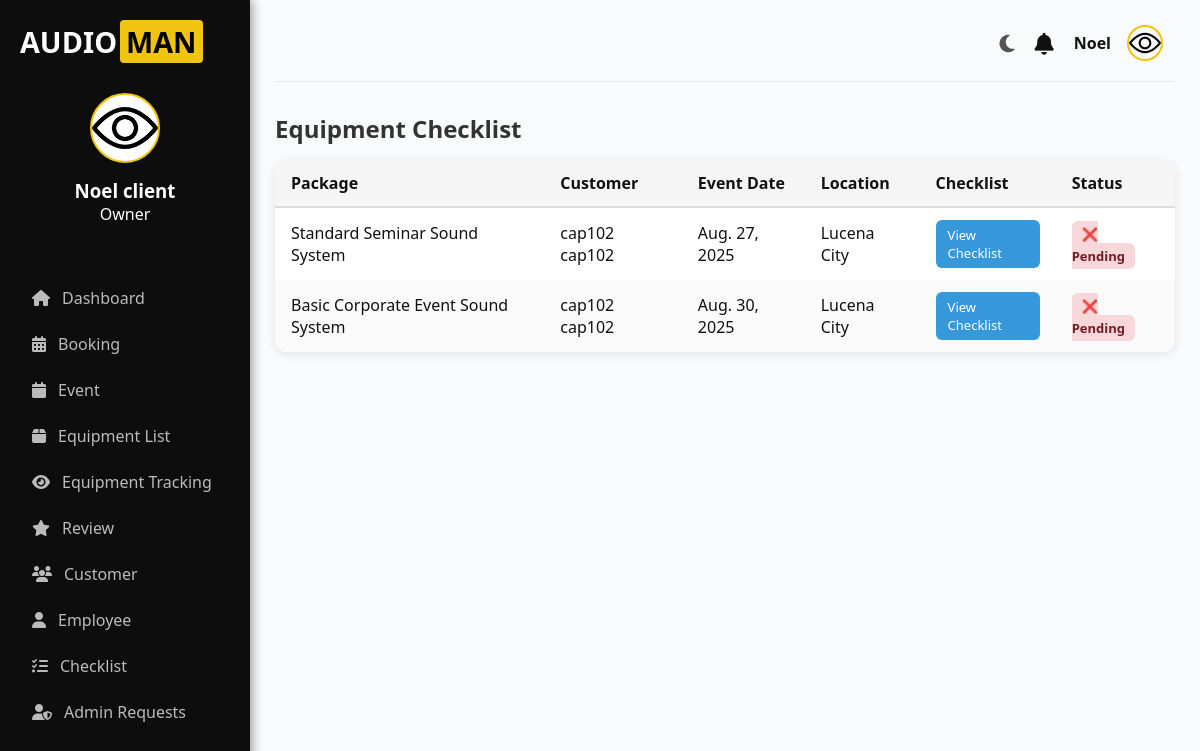
The page /accounts/checklist/ (signed in) on the database as committed earlier.
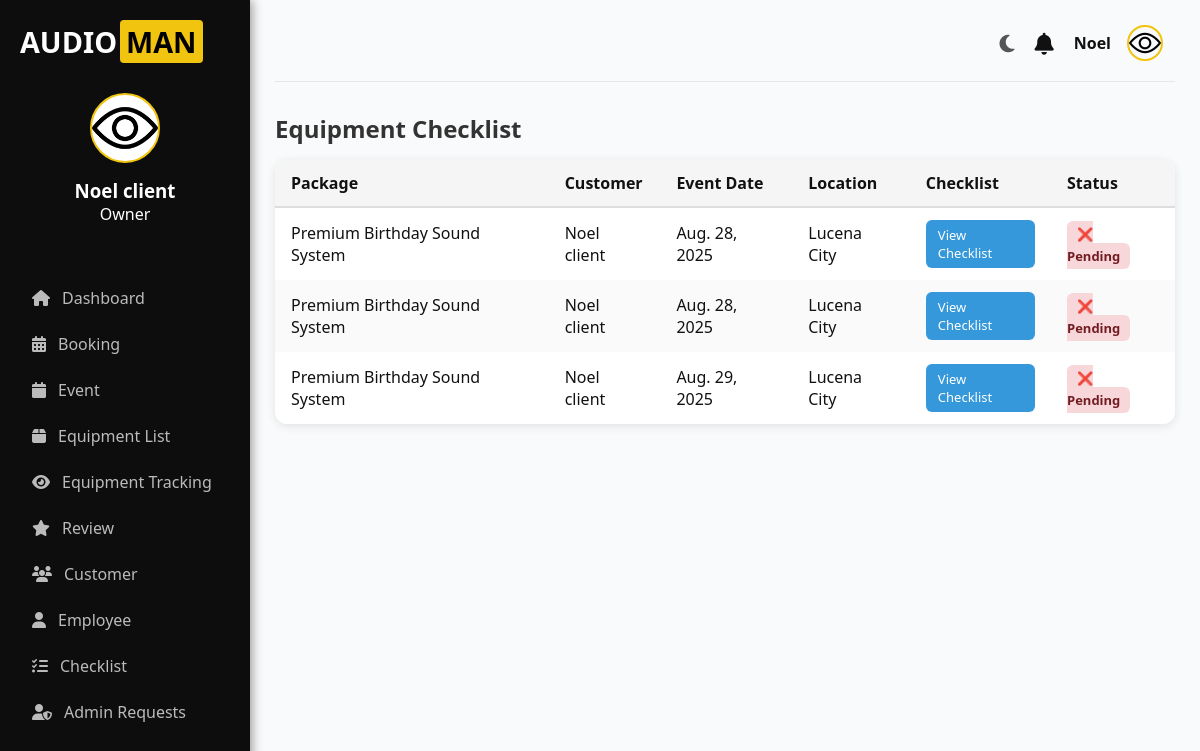
The same page on the database as committed later.
### accounts/models.py (models this page shows, shortened)
class Booking(models.Model):
    STATUS_CHOICES = [
        ('Processing', 'Processing'),
        ('Approved', 'Approved'),
        ('Rejected', 'Rejected'),
        ('Completed', 'Completed'),
    ]
    user = models.ForeignKey(User, on_delete=models.CASCADE)
    package = models.ForeignKey('ServicePackage', on_delete=models.CASCADE)
    full_name = models.CharField(max_length=100)
    email = models.EmailField()
    contact_number = models.CharField(max_length=20)
    event_date = models.DateField()
    event_time = models.TimeField()
    end_time = models.TimeField(null=True, blank=True)
    event_type = models.CharField(max_length=100)
    location = models.CharField(max_length=255)
    fulladdress = models.CharField(max_length=255, blank=True, null=True)
    audience_size = models.IntegerField()
    status = models.CharField(max_length=50, choices=STATUS_CHOICES, default='Processing')
    price = models.CharField(max_length=20)
    created_at = models.DateTimeField(default=timezone.now)
    cancel_reason = models.TextField(blank=True, null=True)
    reject_reason = models.TextField(null=True, blank=True)

class ServicePackage(models.Model):
    title = models.CharField(max_length=100)
    description = models.TextField()
    price = models.CharField(max_length=20)
    equipment = models.ManyToManyField(Equipment, through='PackageEquipment')

### accounts/views.py (the view)
    def wrapper(request, *args, **kwargs):
        if not request.user.is_authenticated:
            print("User is not authenticated.")  # Debugging line
            return redirect("login")
        if not request.user.is_staff and not request.user.is_superuser:
            print(f"User {request.user.username} does not have admin privileges.")  # Debugging line
            raise PermissionDenied  # User is denied access
        return view_func(request, *args, **kwargs)

### accounts/views.py (called while the page is built)
def admin_only(view_func):
    def wrapper(request, *args, **kwargs):
        if not request.user.is_authenticated:
            print("User is not authenticated.")  # Debugging line
            return redirect("login")
        if not request.user.is_staff and not request.user.is_superuser:
            print(f"User {request.user.username} does not have admin privileges.")  # Debugging line
            raise PermissionDenied  # User is denied access
        return view_func(request, *args, **kwargs)
    return wrapper

@login_required
@admin_only
def checklist_view(request):
    bookings = Booking.objects.filter(status="Accepted").select_related("checklist")
    return render(request, "client/checklist.html", {"bookings": bookings})

### accounts/templates/client/checklist.html (shortened to what this page needs)
{% extends "client-base.html" %}
{% block content %}
<div class="checklist-container">
    <h2>Equipment Checklist</h2>
    <div class="table-wrapper">
        <table class="styled-table">
            <thead>
                <tr>
                    <th>Package</th>
                    <th>Customer</th>
                    <th>Event Date</th>
                    <th>Location</th>
                    <th>Checklist</th>
                    <th>Status</th>
                </tr>
            </thead>
            <tbody>
                {% for booking in bookings %}
                    <tr>
                        <td>{{ booking.package.title }}</td>
                        <td>{{ booking.full_name }}</td>
                        <td>{{ booking.event_date }}</td>
                        <td>{{ booking.location }}</td>
                        <td>
                            <a href="{% url 'checklist_detail' booking.id %}" class="btn-view">View Checklist</a>
                        </td>
                        <td>
                            {% if booking.checklist.is_confirmed %}
                                <span class="status confirmed">✅ Confirmed</span>
                            {% else %}
                                <span class="status pending">❌ Pending</span>
                            {% endif %}
                        </td>
                    </tr>
                {% empty %}
                    <tr><td colspan="6" class="no-data">No accepted bookings yet.</td></tr>
                {% endfor %}
            </tbody>
        </table>
    </div>
</div>
{% endblock %}

Rows that differ between the two databases and show on the page:
no longer on this page (row edited): Booking: package "Standard Seminar Sound System", full_name "cap102 cap102", event_date "Aug. 27, 2025", location "Lucena City"
no longer on this page (row edited): Booking: package "Basic Corporate Event Sound System", full_name "cap102 cap102", event_date "Aug. 30, 2025", location "Lucena City"
added Booking: package "Premium Birthday Sound System", full_name "Noel client", event_date "Aug. 28, 2025", location "Lucena City"
added Booking: package "Premium Birthday Sound System", full_name "Noel client", event_date "Aug. 28, 2025", location "Lucena City"
added Booking: package "Premium Birthday Sound System", full_name "Noel client", event_date "Aug. 29, 2025", location "Lucena City"
